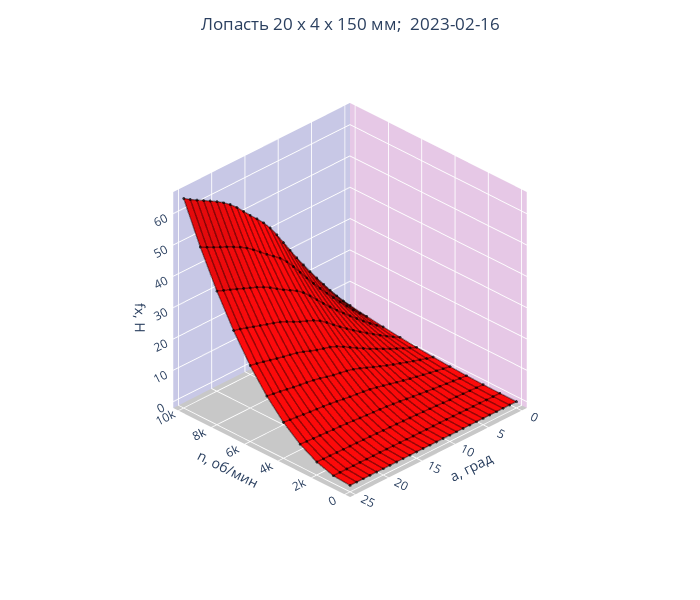

Notebook code cell kept with this figure:
### Code cell
plot(fx_m, fx, 'fx, Н', [[0,'rgb(255, 0, 0)'], [1,  'rgb(255, 0, 0)']])

### Figure 1 — Plotly figure (JSON) as saved in the notebook; plotly's stock layout.template omitted (floating-point values rounded to 4 significant figures; data arrays with more than 128 entries replaced by an {"elided": "..."} marker saying what was removed)
{"data": [{"colorscale": [[0, "rgb(255, 0, 0)"], [1, "rgb(255, 0, 0)"]], "legendgroup": "group", "name": "a", "opacity": 0.95, "showlegend": false, "showscale": false, "type": "surface", "x": [0, 1000, 2000, 3000, 4000, 5000, 6000, 7000, 8000, 9000, 10000], "y": [0, 1, 2, 3, 4, 5, 6, 7, 8, 9, 10, 11, 12, 13, 14, 15, 16, 17, 18, 19, 20, 21, 22, 23, 24, 25, 26], "z": {"elided": "26x11 float values"}}, {"legendgroup": "group", "line": {"color": "black", "width": 3}, "marker": {"color": "black", "colorscale": [[0, "#440154"], [0.1111, "#482878"], [0.2222, "#3e4989"], [0.3333, "#31688e"], [0.4444, "#26828e"], [0.5556, "#1f9e89"], [0.6667, "#35b779"], [0.7778, "#6ece58"], [0.8889, "#b5de2b"], [1, "#fde725"]], "size": 1}, "opacity": 0.4, "showlegend": false, "type": "scatter3d", "x": [0, 1000, 2000, 3000, 4000, 5000, 6000, 7000, 8000, 9000, 10000], "y": [0, 0, 0, 0, 0, 0, 0, 0, 0, 0, 0], "z": [0, 0.001837, 0.08257, 0.2461, 0.4963, 0.8372, 1.273, 1.805, 2.431, 3.145, 3.943]}, {"legendgroup": "group", "line": {"color": "black", "width": 3}, "marker": {"color": "black", "colorscale": [[0, "#440154"], [0.1111, "#482878"], [0.2222, "#3e4989"], [0.3333, "#31688e"], [0.4444, "#26828e"], [0.5556, "#1f9e89"], [0.6667, "#35b779"], [0.7778, "#6ece58"], [0.8889, "#b5de2b"], [1, "#fde725"]], "size": 1}, "opacity": 0.4, "showlegend": false, "type": "scatter3d", "x": [10000, 10000, 10000, 10000, 10000, 10000, 10000, 10000, 10000, 10000, 10000, 10000, 10000, 10000, 10000, 10000, 10000, 10000, 10000, 10000, 10000, 10000, 10000, 10000, 10000, 10000], "y": [0, 1, 2, 3, 4, 5, 6, 7, 8, 9, 10, 11, 12, 13, 14, 15, 16, 17, 18, 19, 20, 21, 22, 23, 24, 25], "z": [3.943, 6.468, 9.176, 12.03, 15.0, 18.06, 21.17, 24.37, 27.72, 31.2, 34.74, 38.27, 41.53, 44.29, 46.59, 48.78, 51.12, 53.43, 55.44, 57.09, 58.49, 59.76, 60.97, 62.19, 63.47, 64.88]}, {"legendgroup": "group", "line": {"color": "black", "width": 3}, "marker": {"color": "black", "colorscale": [[0, "#440154"], [0.1111, "#482878"], [0.2222, "#3e4989"], [0.3333, "#31688e"], [0.4444, "#26828e"], [0.5556, "#1f9e89"], [0.6667, "#35b779"], [0.7778, "#6ece58"], [0.8889, "#b5de2b"], [1, "#fde725"]], "size": 1}, "opacity": 0.4, "showlegend": false, "type": "scatter3d", "x": [0, 1000, 2000, 3000, 4000, 5000, 6000, 7000, 8000, 9000, 10000], "y": [1, 1, 1, 1, 1, 1, 1, 1, 1, 1, 1], "z": [0, 0.02123, 0.1758, 0.4647, 0.8892, 1.451, 2.158, 3.017, 4.024, 5.176, 6.468]}, {"legendgroup": "group", "line": {"color": "black", "width": 3}, "marker": {"color": "black", "colorscale": [[0, "#440154"], [0.1111, "#482878"], [0.2222, "#3e4989"], [0.3333, "#31688e"], [0.4444, "#26828e"], [0.5556, "#1f9e89"], [0.6667, "#35b779"], [0.7778, "#6ece58"], [0.8889, "#b5de2b"], [1, "#fde725"]], "size": 1}, "opacity": 0.4, "showlegend": false, "type": "scatter3d", "x": [9000, 9000, 9000, 9000, 9000, 9000, 9000, 9000, 9000, 9000, 9000, 9000, 9000, 9000, 9000, 9000, 9000, 9000, 9000, 9000, 9000, 9000, 9000, 9000, 9000, 9000], "y": [0, 1, 2, 3, 4, 5, 6, 7, 8, 9, 10, 11, 12, 13, 14, 15, 16, 17, 18, 19, 20, 21, 22, 23, 24, 25], "z": [3.145, 5.176, 7.352, 9.647, 12.03, 14.48, 16.98, 19.55, 22.24, 25.05, 27.92, 30.8, 33.44, 35.61, 37.34, 38.99, 40.79, 42.62, 44.22, 45.55, 46.7, 47.77, 48.81, 49.84, 50.9, 52.02]}, {"legendgroup": "group", "line": {"color": "black", "width": 3}, "marker": {"color": "black", "colorscale": [[0, "#440154"], [0.1111, "#482878"], [0.2222, "#3e4989"], [0.3333, "#31688e"], [0.4444, "#26828e"], [0.5556, "#1f9e89"], [0.6667, "#35b779"], [0.7778, "#6ece58"], [0.8889, "#b5de2b"], [1, "#fde725"]], "size": 1}, "opacity": 0.4, "showlegend": false, "type": "scatter3d", "x": [0, 1000, 2000, 3000, 4000, 5000, 6000, 7000, 8000, 9000, 10000], "y": [2, 2, 2, 2, 2, 2, 2, 2, 2, 2, 2], "z": [0, 0.04134, 0.271, 0.6897, 1.298, 2.099, 3.1, 4.311, 5.729, 7.352, 9.176]}, {"legendgroup": "group", "line": {"color": "black", "width": 3}, "marker": {"color": "black", "colorscale": [[0, "#440154"], [0.1111, "#482878"], [0.2222, "#3e4989"], [0.3333, "#31688e"], [0.4444, "#26828e"], [0.5556, "#1f9e89"], [0.6667, "#35b779"], [0.7778, "#6ece58"], [0.8889, "#b5de2b"], [1, "#fde725"]], "size": 1}, "opacity": 0.4, "showlegend": false, "type": "scatter3d", "x": [8000, 8000, 8000, 8000, 8000, 8000, 8000, 8000, 8000, 8000, 8000, 8000, 8000, 8000, 8000, 8000, 8000, 8000, 8000, 8000, 8000, 8000, 8000, 8000, 8000, 8000], "y": [0, 1, 2, 3, 4, 5, 6, 7, 8, 9, 10, 11, 12, 13, 14, 15, 16, 17, 18, 19, 20, 21, 22, 23, 24, 25], "z": [2.431, 4.024, 5.729, 7.526, 9.394, 11.31, 13.26, 15.28, 17.38, 19.58, 21.85, 24.14, 26.23, 27.89, 29.15, 30.36, 31.75, 33.18, 34.43, 35.44, 36.33, 37.2, 38.08, 38.94, 39.8, 40.65]}, {"legendgroup": "group", "line": {"color": "black", "width": 3}, "marker": {"color": "black", "colorscale": [[0, "#440154"], [0.1111, "#482878"], [0.2222, "#3e4989"], [0.3333, "#31688e"], [0.4444, "#26828e"], [0.5556, "#1f9e89"], [0.6667, "#35b779"], [0.7778, "#6ece58"], [0.8889, "#b5de2b"], [1, "#fde725"]], "size": 1}, "opacity": 0.4, "showlegend": false, "type": "scatter3d", "x": [0, 1000, 2000, 3000, 4000, 5000, 6000, 7000, 8000, 9000, 10000], "y": [3, 3, 3, 3, 3, 3, 3, 3, 3, 3, 3], "z": [0, 0.06346, 0.3696, 0.9213, 1.721, 2.774, 4.088, 5.672, 7.526, 9.647, 12.03]}, {"legendgroup": "group", "line": {"color": "black", "width": 3}, "marker": {"color": "black", "colorscale": [[0, "#440154"], [0.1111, "#482878"], [0.2222, "#3e4989"], [0.3333, "#31688e"], [0.4444, "#26828e"], [0.5556, "#1f9e89"], [0.6667, "#35b779"], [0.7778, "#6ece58"], [0.8889, "#b5de2b"], [1, "#fde725"]], "size": 1}, "opacity": 0.4, "showlegend": false, "type": "scatter3d", "x": [7000, 7000, 7000, 7000, 7000, 7000, 7000, 7000, 7000, 7000, 7000, 7000, 7000, 7000, 7000, 7000, 7000, 7000, 7000, 7000, 7000, 7000, 7000, 7000, 7000, 7000], "y": [0, 1, 2, 3, 4, 5, 6, 7, 8, 9, 10, 11, 12, 13, 14, 15, 16, 17, 18, 19, 20, 21, 22, 23, 24, 25], "z": [1.805, 3.017, 4.311, 5.672, 7.086, 8.538, 10.02, 11.54, 13.13, 14.79, 16.53, 18.3, 19.9, 21.12, 22.0, 22.85, 23.91, 25.03, 25.98, 26.7, 27.35, 28.03, 28.74, 29.45, 30.12, 30.72]}, {"legendgroup": "group", "line": {"color": "black", "width": 3}, "marker": {"color": "black", "colorscale": [[0, "#440154"], [0.1111, "#482878"], [0.2222, "#3e4989"], [0.3333, "#31688e"], [0.4444, "#26828e"], [0.5556, "#1f9e89"], [0.6667, "#35b779"], [0.7778, "#6ece58"], [0.8889, "#b5de2b"], [1, "#fde725"]], "size": 1}, "opacity": 0.4, "showlegend": false, "type": "scatter3d", "x": [0, 1000, 2000, 3000, 4000, 5000, 6000, 7000, 8000, 9000, 10000], "y": [4, 4, 4, 4, 4, 4, 4, 4, 4, 4, 4], "z": [0, 0.0889, 0.4731, 1.16, 2.157, 3.472, 5.113, 7.086, 9.394, 12.03, 15.0]}, {"legendgroup": "group", "line": {"color": "black", "width": 3}, "marker": {"color": "black", "colorscale": [[0, "#440154"], [0.1111, "#482878"], [0.2222, "#3e4989"], [0.3333, "#31688e"], [0.4444, "#26828e"], [0.5556, "#1f9e89"], [0.6667, "#35b779"], [0.7778, "#6ece58"], [0.8889, "#b5de2b"], [1, "#fde725"]], "size": 1}, "opacity": 0.4, "showlegend": false, "type": "scatter3d", "x": [6000, 6000, 6000, 6000, 6000, 6000, 6000, 6000, 6000, 6000, 6000, 6000, 6000, 6000, 6000, 6000, 6000, 6000, 6000, 6000, 6000, 6000, 6000, 6000, 6000, 6000], "y": [0, 1, 2, 3, 4, 5, 6, 7, 8, 9, 10, 11, 12, 13, 14, 15, 16, 17, 18, 19, 20, 21, 22, 23, 24, 25], "z": [1.273, 2.158, 3.1, 4.088, 5.113, 6.164, 7.236, 8.34, 9.492, 10.7, 11.97, 13.26, 14.43, 15.28, 15.87, 16.46, 17.24, 18.08, 18.76, 19.27, 19.71, 20.21, 20.76, 21.31, 21.81, 22.23]}, {"legendgroup": "group", "line": {"color": "black", "width": 3}, "marker": {"color": "black", "colorscale": [[0, "#440154"], [0.1111, "#482878"], [0.2222, "#3e4989"], [0.3333, "#31688e"], [0.4444, "#26828e"], [0.5556, "#1f9e89"], [0.6667, "#35b779"], [0.7778, "#6ece58"], [0.8889, "#b5de2b"], [1, "#fde725"]], "size": 1}, "opacity": 0.4, "showlegend": false, "type": "scatter3d", "x": [0, 1000, 2000, 3000, 4000, 5000, 6000, 7000, 8000, 9000, 10000], "y": [5, 5, 5, 5, 5, 5, 5, 5, 5, 5, 5], "z": [0, 0.1189, 0.583, 1.406, 2.603, 4.187, 6.164, 8.538, 11.31, 14.48, 18.06]}, {"legendgroup": "group", "line": {"color": "black", "width": 3}, "marker": {"color": "black", "colorscale": [[0, "#440154"], [0.1111, "#482878"], [0.2222, "#3e4989"], [0.3333, "#31688e"], [0.4444, "#26828e"], [0.5556, "#1f9e89"], [0.6667, "#35b779"], [0.7778, "#6ece58"], [0.8889, "#b5de2b"], [1, "#fde725"]], "size": 1}, "opacity": 0.4, "showlegend": false, "type": "scatter3d", "x": [5000, 5000, 5000, 5000, 5000, 5000, 5000, 5000, 5000, 5000, 5000, 5000, 5000, 5000, 5000, 5000, 5000, 5000, 5000, 5000, 5000, 5000, 5000, 5000, 5000, 5000], "y": [0, 1, 2, 3, 4, 5, 6, 7, 8, 9, 10, 11, 12, 13, 14, 15, 16, 17, 18, 19, 20, 21, 22, 23, 24, 25], "z": [0.8372, 1.451, 2.099, 2.774, 3.472, 4.187, 4.917, 5.673, 6.467, 7.3, 8.164, 9.03, 9.8, 10.36, 10.75, 11.15, 11.68, 12.25, 12.73, 13.07, 13.38, 13.73, 14.1, 14.48, 14.83, 15.14]}, {"legendgroup": "group", "line": {"color": "black", "width": 3}, "marker": {"color": "black", "colorscale": [[0, "#440154"], [0.1111, "#482878"], [0.2222, "#3e4989"], [0.3333, "#31688e"], [0.4444, "#26828e"], [0.5556, "#1f9e89"], [0.6667, "#35b779"], [0.7778, "#6ece58"], [0.8889, "#b5de2b"], [1, "#fde725"]], "size": 1}, "opacity": 0.4, "showlegend": false, "type": "scatter3d", "x": [0, 1000, 2000, 3000, 4000, 5000, 6000, 7000, 8000, 9000, 10000], "y": [6, 6, 6, 6, 6, 6, 6, 6, 6, 6, 6], "z": [0, 0.1533, 0.6995, 1.661, 3.061, 4.917, 7.236, 10.02, 13.26, 16.98, 21.17]}, {"legendgroup": "group", "line": {"color": "black", "width": 3}, "marker": {"color": "black", "colorscale": [[0, "#440154"], [0.1111, "#482878"], [0.2222, "#3e4989"], [0.3333, "#31688e"], [0.4444, "#26828e"], [0.5556, "#1f9e89"], [0.6667, "#35b779"], [0.7778, "#6ece58"], [0.8889, "#b5de2b"], [1, "#fde725"]], "size": 1}, "opacity": 0.4, "showlegend": false, "type": "scatter3d", "x": [4000, 4000, 4000, 4000, 4000, 4000, 4000, 4000, 4000, 4000, 4000, 4000, 4000, 4000, 4000, 4000, 4000, 4000, 4000, 4000, 4000, 4000, 4000, 4000, 4000, 4000], "y": [0, 1, 2, 3, 4, 5, 6, 7, 8, 9, 10, 11, 12, 13, 14, 15, 16, 17, 18, 19, 20, 21, 22, 23, 24, 25], "z": [0.4963, 0.8892, 1.298, 1.721, 2.157, 2.603, 3.061, 3.537, 4.042, 4.571, 5.104, 5.616, 6.064, 6.401, 6.651, 6.905, 7.23, 7.579, 7.88, 8.115, 8.323, 8.535, 8.757, 8.985, 9.217, 9.451]}, {"legendgroup": "group", "line": {"color": "black", "width": 3}, "marker": {"color": "black", "colorscale": [[0, "#440154"], [0.1111, "#482878"], [0.2222, "#3e4989"], [0.3333, "#31688e"], [0.4444, "#26828e"], [0.5556, "#1f9e89"], [0.6667, "#35b779"], [0.7778, "#6ece58"], [0.8889, "#b5de2b"], [1, "#fde725"]], "size": 1}, "opacity": 0.4, "showlegend": false, "type": "scatter3d", "x": [0, 1000, 2000, 3000, 4000, 5000, 6000, 7000, 8000, 9000, 10000], "y": [7, 7, 7, 7, 7, 7, 7, 7, 7, 7, 7], "z": [0, 0.1855, 0.8186, 1.927, 3.537, 5.673, 8.34, 11.54, 15.28, 19.55, 24.37]}, {"legendgroup": "group", "line": {"color": "black", "width": 3}, "marker": {"color": "black", "colorscale": [[0, "#440154"], [0.1111, "#482878"], [0.2222, "#3e4989"], [0.3333, "#31688e"], [0.4444, "#26828e"], [0.5556, "#1f9e89"], [0.6667, "#35b779"], [0.7778, "#6ece58"], [0.8889, "#b5de2b"], [1, "#fde725"]], "size": 1}, "opacity": 0.4, "showlegend": false, "type": "scatter3d", "x": [3000, 3000, 3000, 3000, 3000, 3000, 3000, 3000, 3000, 3000, 3000, 3000, 3000, 3000, 3000, 3000, 3000, 3000, 3000, 3000, 3000, 3000, 3000, 3000, 3000, 3000], "y": [0, 1, 2, 3, 4, 5, 6, 7, 8, 9, 10, 11, 12, 13, 14, 15, 16, 17, 18, 19, 20, 21, 22, 23, 24, 25], "z": [0.2461, 0.4647, 0.6897, 0.9213, 1.16, 1.406, 1.661, 1.927, 2.206, 2.492, 2.771, 3.028, 3.251, 3.427, 3.57, 3.715, 3.89, 4.075, 4.24, 4.375, 4.496, 4.613, 4.731, 4.854, 4.986, 5.127]}, {"legendgroup": "group", "line": {"color": "black", "width": 3}, "marker": {"color": "black", "colorscale": [[0, "#440154"], [0.1111, "#482878"], [0.2222, "#3e4989"], [0.3333, "#31688e"], [0.4444, "#26828e"], [0.5556, "#1f9e89"], [0.6667, "#35b779"], [0.7778, "#6ece58"], [0.8889, "#b5de2b"], [1, "#fde725"]], "size": 1}, "opacity": 0.4, "showlegend": false, "type": "scatter3d", "x": [0, 1000, 2000, 3000, 4000, 5000, 6000, 7000, 8000, 9000, 10000], "y": [8, 8, 8, 8, 8, 8, 8, 8, 8, 8, 8], "z": [0, 0.2077, 0.9352, 2.206, 4.042, 6.467, 9.492, 13.13, 17.38, 22.24, 27.72]}, {"legendgroup": "group", "line": {"color": "black", "width": 3}, "marker": {"color": "black", "colorscale": [[0, "#440154"], [0.1111, "#482878"], [0.2222, "#3e4989"], [0.3333, "#31688e"], [0.4444, "#26828e"], [0.5556, "#1f9e89"], [0.6667, "#35b779"], [0.7778, "#6ece58"], [0.8889, "#b5de2b"], [1, "#fde725"]], "size": 1}, "opacity": 0.4, "showlegend": false, "type": "scatter3d", "x": [2000, 2000, 2000, 2000, 2000, 2000, 2000, 2000, 2000, 2000, 2000, 2000, 2000, 2000, 2000, 2000, 2000, 2000, 2000, 2000, 2000, 2000, 2000, 2000, 2000, 2000], "y": [0, 1, 2, 3, 4, 5, 6, 7, 8, 9, 10, 11, 12, 13, 14, 15, 16, 17, 18, 19, 20, 21, 22, 23, 24, 25], "z": [0.08257, 0.1758, 0.271, 0.3696, 0.4731, 0.583, 0.6995, 0.8186, 0.9352, 1.046, 1.151, 1.247, 1.333, 1.405, 1.468, 1.534, 1.612, 1.691, 1.758, 1.811, 1.86, 1.914, 1.971, 2.03, 2.086, 2.138]}, {"legendgroup": "group", "line": {"color": "black", "width": 3}, "marker": {"color": "black", "colorscale": [[0, "#440154"], [0.1111, "#482878"], [0.2222, "#3e4989"], [0.3333, "#31688e"], [0.4444, "#26828e"], [0.5556, "#1f9e89"], [0.6667, "#35b779"], [0.7778, "#6ece58"], [0.8889, "#b5de2b"], [1, "#fde725"]], "size": 1}, "opacity": 0.4, "showlegend": false, "type": "scatter3d", "x": [0, 1000, 2000, 3000, 4000, 5000, 6000, 7000, 8000, 9000, 10000], "y": [9, 9, 9, 9, 9, 9, 9, 9, 9, 9, 9], "z": [0, 0.2201, 1.046, 2.492, 4.571, 7.3, 10.7, 14.79, 19.58, 25.05, 31.2]}, {"legendgroup": "group", "line": {"color": "black", "width": 3}, "marker": {"color": "black", "colorscale": [[0, "#440154"], [0.1111, "#482878"], [0.2222, "#3e4989"], [0.3333, "#31688e"], [0.4444, "#26828e"], [0.5556, "#1f9e89"], [0.6667, "#35b779"], [0.7778, "#6ece58"], [0.8889, "#b5de2b"], [1, "#fde725"]], "size": 1}, "opacity": 0.4, "showlegend": false, "type": "scatter3d", "x": [1000, 1000, 1000, 1000, 1000, 1000, 1000, 1000, 1000, 1000, 1000, 1000, 1000, 1000, 1000, 1000, 1000, 1000, 1000, 1000, 1000, 1000, 1000, 1000, 1000, 1000], "y": [0, 1, 2, 3, 4, 5, 6, 7, 8, 9, 10, 11, 12, 13, 14, 15, 16, 17, 18, 19, 20, 21, 22, 23, 24, 25], "z": [0.001837, 0.02123, 0.04134, 0.06346, 0.0889, 0.1189, 0.1533, 0.1855, 0.2077, 0.2201, 0.2309, 0.2465, 0.2644, 0.2805, 0.2948, 0.3119, 0.3345, 0.3557, 0.3669, 0.3695, 0.375, 0.3918, 0.4151, 0.4368, 0.4485, 0.442]}, {"legendgroup": "group", "line": {"color": "black", "width": 3}, "marker": {"color": "black", "colorscale": [[0, "#440154"], [0.1111, "#482878"], [0.2222, "#3e4989"], [0.3333, "#31688e"], [0.4444, "#26828e"], [0.5556, "#1f9e89"], [0.6667, "#35b779"], [0.7778, "#6ece58"], [0.8889, "#b5de2b"], [1, "#fde725"]], "size": 1}, "opacity": 0.4, "showlegend": false, "type": "scatter3d", "x": [0, 1000, 2000, 3000, 4000, 5000, 6000, 7000, 8000, 9000, 10000], "y": [10, 10, 10, 10, 10, 10, 10, 10, 10, 10, 10], "z": [0, 0.2309, 1.151, 2.771, 5.104, 8.164, 11.97, 16.53, 21.85, 27.92, 34.74]}, {"legendgroup": "group", "line": {"color": "black", "width": 3}, "marker": {"color": "black", "colorscale": [[0, "#440154"], [0.1111, "#482878"], [0.2222, "#3e4989"], [0.3333, "#31688e"], [0.4444, "#26828e"], [0.5556, "#1f9e89"], [0.6667, "#35b779"], [0.7778, "#6ece58"], [0.8889, "#b5de2b"], [1, "#fde725"]], "size": 1}, "opacity": 0.4, "showlegend": false, "type": "scatter3d", "x": [0, 0, 0, 0, 0, 0, 0, 0, 0, 0, 0, 0, 0, 0, 0, 0, 0, 0, 0, 0, 0, 0, 0, 0, 0, 0], "y": [0, 1, 2, 3, 4, 5, 6, 7, 8, 9, 10, 11, 12, 13, 14, 15, 16, 17, 18, 19, 20, 21, 22, 23, 24, 25], "z": [0, 0, 0, 0, 0, 0, 0, 0, 0, 0, 0, 0, 0, 0, 0, 0, 0, 0, 0, 0, 0, 0, 0, 0, 0, 0]}, {"legendgroup": "group", "line": {"color": "black", "width": 3}, "marker": {"color": "black", "colorscale": [[0, "#440154"], [0.1111, "#482878"], [0.2222, "#3e4989"], [0.3333, "#31688e"], [0.4444, "#26828e"], [0.5556, "#1f9e89"], [0.6667, "#35b779"], [0.7778, "#6ece58"], [0.8889, "#b5de2b"], [1, "#fde725"]], "size": 1}, "opacity": 0.4, "showlegend": false, "type": "scatter3d", "x": [0, 1000, 2000, 3000, 4000, 5000, 6000, 7000, 8000, 9000, 10000], "y": [11, 11, 11, 11, 11, 11, 11, 11, 11, 11, 11], "z": [0, 0.2465, 1.247, 3.028, 5.616, 9.03, 13.26, 18.3, 24.14, 30.8, 38.27]}, {"legendgroup": "group", "line": {"color": "black", "width": 3}, "marker": {"color": "black", "colorscale": [[0, "#440154"], [0.1111, "#482878"], [0.2222, "#3e4989"], [0.3333, "#31688e"], [0.4444, "#26828e"], [0.5556, "#1f9e89"], [0.6667, "#35b779"], [0.7778, "#6ece58"], [0.8889, "#b5de2b"], [1, "#fde725"]], "size": 1}, "opacity": 0.4, "showlegend": false, "type": "scatter3d", "x": [-1000, -1000, -1000, -1000, -1000, -1000, -1000, -1000, -1000, -1000, -1000, -1000, -1000, -1000, -1000, -1000, -1000, -1000, -1000, -1000, -1000, -1000, -1000, -1000, -1000, -1000], "y": [0, 1, 2, 3, 4, 5, 6, 7, 8, 9, 10, 11, 12, 13, 14, 15, 16, 17, 18, 19, 20, 21, 22, 23, 24, 25], "z": []}, {"legendgroup": "group", "line": {"color": "black", "width": 3}, "marker": {"color": "black", "colorscale": [[0, "#440154"], [0.1111, "#482878"], [0.2222, "#3e4989"], [0.3333, "#31688e"], [0.4444, "#26828e"], [0.5556, "#1f9e89"], [0.6667, "#35b779"], [0.7778, "#6ece58"], [0.8889, "#b5de2b"], [1, "#fde725"]], "size": 1}, "opacity": 0.4, "showlegend": false, "type": "scatter3d", "x": [0, 1000, 2000, 3000, 4000, 5000, 6000, 7000, 8000, 9000, 10000], "y": [12, 12, 12, 12, 12, 12, 12, 12, 12, 12, 12], "z": [0, 0.2644, 1.333, 3.251, 6.064, 9.8, 14.43, 19.9, 26.23, 33.44, 41.53]}, {"legendgroup": "group", "line": {"color": "black", "width": 3}, "marker": {"color": "black", "colorscale": [[0, "#440154"], [0.1111, "#482878"], [0.2222, "#3e4989"], [0.3333, "#31688e"], [0.4444, "#26828e"], [0.5556, "#1f9e89"], [0.6667, "#35b779"], [0.7778, "#6ece58"], [0.8889, "#b5de2b"], [1, "#fde725"]], "size": 1}, "opacity": 0.4, "showlegend": false, "type": "scatter3d", "x": [-2000, -2000, -2000, -2000, -2000, -2000, -2000, -2000, -2000, -2000, -2000, -2000, -2000, -2000, -2000, -2000, -2000, -2000, -2000, -2000, -2000, -2000, -2000, -2000, -2000, -2000], "y": [0, 1, 2, 3, 4, 5, 6, 7, 8, 9, 10, 11, 12, 13, 14, 15, 16, 17, 18, 19, 20, 21, 22, 23, 24, 25], "z": []}, {"legendgroup": "group", "line": {"color": "black", "width": 3}, "marker": {"color": "black", "colorscale": [[0, "#440154"], [0.1111, "#482878"], [0.2222, "#3e4989"], [0.3333, "#31688e"], [0.4444, "#26828e"], [0.5556, "#1f9e89"], [0.6667, "#35b779"], [0.7778, "#6ece58"], [0.8889, "#b5de2b"], [1, "#fde725"]], "size": 1}, "opacity": 0.4, "showlegend": false, "type": "scatter3d", "x": [0, 1000, 2000, 3000, 4000, 5000, 6000, 7000, 8000, 9000, 10000], "y": [13, 13, 13, 13, 13, 13, 13, 13, 13, 13, 13], "z": [0, 0.2805, 1.405, 3.427, 6.401, 10.36, 15.28, 21.12, 27.89, 35.61, 44.29]}, {"legendgroup": "group", "line": {"color": "black", "width": 3}, "marker": {"color": "black", "colorscale": [[0, "#440154"], [0.1111, "#482878"], [0.2222, "#3e4989"], [0.3333, "#31688e"], [0.4444, "#26828e"], [0.5556, "#1f9e89"], [0.6667, "#35b779"], [0.7778, "#6ece58"], [0.8889, "#b5de2b"], [1, "#fde725"]], "size": 1}, "opacity": 0.4, "showlegend": false, "type": "scatter3d", "x": [-3000, -3000, -3000, -3000, -3000, -3000, -3000, -3000, -3000, -3000, -3000, -3000, -3000, -3000, -3000, -3000, -3000, -3000, -3000, -3000, -3000, -3000, -3000, -3000, -3000, -3000], "y": [0, 1, 2, 3, 4, 5, 6, 7, 8, 9, 10, 11, 12, 13, 14, 15, 16, 17, 18, 19, 20, 21, 22, 23, 24, 25], "z": []}, {"legendgroup": "group", "line": {"color": "black", "width": 3}, "marker": {"color": "black", "colorscale": [[0, "#440154"], [0.1111, "#482878"], [0.2222, "#3e4989"], [0.3333, "#31688e"], [0.4444, "#26828e"], [0.5556, "#1f9e89"], [0.6667, "#35b779"], [0.7778, "#6ece58"], [0.8889, "#b5de2b"], [1, "#fde725"]], "size": 1}, "opacity": 0.4, "showlegend": false, "type": "scatter3d", "x": [0, 1000, 2000, 3000, 4000, 5000, 6000, 7000, 8000, 9000, 10000], "y": [14, 14, 14, 14, 14, 14, 14, 14, 14, 14, 14], "z": [0, 0.2948, 1.468, 3.57, 6.651, 10.75, 15.87, 22.0, 29.15, 37.34, 46.59]}, {"legendgroup": "group", "line": {"color": "black", "width": 3}, "marker": {"color": "black", "colorscale": [[0, "#440154"], [0.1111, "#482878"], [0.2222, "#3e4989"], [0.3333, "#31688e"], [0.4444, "#26828e"], [0.5556, "#1f9e89"], [0.6667, "#35b779"], [0.7778, "#6ece58"], [0.8889, "#b5de2b"], [1, "#fde725"]], "size": 1}, "opacity": 0.4, "showlegend": false, "type": "scatter3d", "x": [-4000, -4000, -4000, -4000, -4000, -4000, -4000, -4000, -4000, -4000, -4000, -4000, -4000, -4000, -4000, -4000, -4000, -4000, -4000, -4000, -4000, -4000, -4000, -4000, -4000, -4000], "y": [0, 1, 2, 3, 4, 5, 6, 7, 8, 9, 10, 11, 12, 13, 14, 15, 16, 17, 18, 19, 20, 21, 22, 23, 24, 25], "z": []}, {"legendgroup": "group", "line": {"color": "black", "width": 3}, "marker": {"color": "black", "colorscale": [[0, "#440154"], [0.1111, "#482878"], [0.2222, "#3e4989"], [0.3333, "#31688e"], [0.4444, "#26828e"], [0.5556, "#1f9e89"], [0.6667, "#35b779"], [0.7778, "#6ece58"], [0.8889, "#b5de2b"], [1, "#fde725"]], "size": 1}, "opacity": 0.4, "showlegend": false, "type": "scatter3d", "x": [0, 1000, 2000, 3000, 4000, 5000, 6000, 7000, 8000, 9000, 10000], "y": [15, 15, 15, 15, 15, 15, 15, 15, 15, 15, 15], "z": [0, 0.3119, 1.534, 3.715, 6.905, 11.15, 16.46, 22.85, 30.36, 38.99, 48.78]}, {"legendgroup": "group", "line": {"color": "black", "width": 3}, "marker": {"color": "black", "colorscale": [[0, "#440154"], [0.1111, "#482878"], [0.2222, "#3e4989"], [0.3333, "#31688e"], [0.4444, "#26828e"], [0.5556, "#1f9e89"], [0.6667, "#35b779"], [0.7778, "#6ece58"], [0.8889, "#b5de2b"], [1, "#fde725"]], "size": 1}, "opacity": 0.4, "showlegend": false, "type": "scatter3d", "x": [-5000, -5000, -5000, -5000, -5000, -5000, -5000, -5000, -5000, -5000, -5000, -5000, -5000, -5000, -5000, -5000, -5000, -5000, -5000, -5000, -5000, -5000, -5000, -5000, -5000, -5000], "y": [0, 1, 2, 3, 4, 5, 6, 7, 8, 9, 10, 11, 12, 13, 14, 15, 16, 17, 18, 19, 20, 21, 22, 23, 24, 25], "z": []}, {"legendgroup": "group", "line": {"color": "black", "width": 3}, "marker": {"color": "black", "colorscale": [[0, "#440154"], [0.1111, "#482878"], [0.2222, "#3e4989"], [0.3333, "#31688e"], [0.4444, "#26828e"], [0.5556, "#1f9e89"], [0.6667, "#35b779"], [0.7778, "#6ece58"], [0.8889, "#b5de2b"], [1, "#fde725"]], "size": 1}, "opacity": 0.4, "showlegend": false, "type": "scatter3d", "x": [0, 1000, 2000, 3000, 4000, 5000, 6000, 7000, 8000, 9000, 10000], "y": [16, 16, 16, 16, 16, 16, 16, 16, 16, 16, 16], "z": [0, 0.3345, 1.612, 3.89, 7.23, 11.68, 17.24, 23.91, 31.75, 40.79, 51.12]}, {"legendgroup": "group", "line": {"color": "black", "width": 3}, "marker": {"color": "black", "colorscale": [[0, "#440154"], [0.1111, "#482878"], [0.2222, "#3e4989"], [0.3333, "#31688e"], [0.4444, "#26828e"], [0.5556, "#1f9e89"], [0.6667, "#35b779"], [0.7778, "#6ece58"], [0.8889, "#b5de2b"], [1, "#fde725"]], "size": 1}, "opacity": 0.4, "showlegend": false, "type": "scatter3d", "x": [-6000, -6000, -6000, -6000, -6000, -6000, -6000, -6000, -6000, -6000, -6000, -6000, -6000, -6000, -6000, -6000, -6000, -6000, -6000, -6000, -6000, -6000, -6000, -6000, -6000, -6000], "y": [0, 1, 2, 3, 4, 5, 6, 7, 8, 9, 10, 11, 12, 13, 14, 15, 16, 17, 18, 19, 20, 21, 22, 23, 24, 25], "z": []}, {"legendgroup": "group", "line": {"color": "black", "width": 3}, "marker": {"color": "black", "colorscale": [[0, "#440154"], [0.1111, "#482878"], [0.2222, "#3e4989"], [0.3333, "#31688e"], [0.4444, "#26828e"], [0.5556, "#1f9e89"], [0.6667, "#35b779"], [0.7778, "#6ece58"], [0.8889, "#b5de2b"], [1, "#fde725"]], "size": 1}, "opacity": 0.4, "showlegend": false, "type": "scatter3d", "x": [0, 1000, 2000, 3000, 4000, 5000, 6000, 7000, 8000, 9000, 10000], "y": [17, 17, 17, 17, 17, 17, 17, 17, 17, 17, 17], "z": [0, 0.3557, 1.691, 4.075, 7.579, 12.25, 18.08, 25.03, 33.18, 42.62, 53.43]}, {"legendgroup": "group", "line": {"color": "black", "width": 3}, "marker": {"color": "black", "colorscale": [[0, "#440154"], [0.1111, "#482878"], [0.2222, "#3e4989"], [0.3333, "#31688e"], [0.4444, "#26828e"], [0.5556, "#1f9e89"], [0.6667, "#35b779"], [0.7778, "#6ece58"], [0.8889, "#b5de2b"], [1, "#fde725"]], "size": 1}, "opacity": 0.4, "showlegend": false, "type": "scatter3d", "x": [-7000, -7000, -7000, -7000, -7000, -7000, -7000, -7000, -7000, -7000, -7000, -7000, -7000, -7000, -7000, -7000, -7000, -7000, -7000, -7000, -7000, -7000, -7000, -7000, -7000, -7000], "y": [0, 1, 2, 3, 4, 5, 6, 7, 8, 9, 10, 11, 12, 13, 14, 15, 16, 17, 18, 19, 20, 21, 22, 23, 24, 25], "z": []}, {"legendgroup": "group", "line": {"color": "black", "width": 3}, "marker": {"color": "black", "colorscale": [[0, "#440154"], [0.1111, "#482878"], [0.2222, "#3e4989"], [0.3333, "#31688e"], [0.4444, "#26828e"], [0.5556, "#1f9e89"], [0.6667, "#35b779"], [0.7778, "#6ece58"], [0.8889, "#b5de2b"], [1, "#fde725"]], "size": 1}, "opacity": 0.4, "showlegend": false, "type": "scatter3d", "x": [0, 1000, 2000, 3000, 4000, 5000, 6000, 7000, 8000, 9000, 10000], "y": [18, 18, 18, 18, 18, 18, 18, 18, 18, 18, 18], "z": [0, 0.3669, 1.758, 4.24, 7.88, 12.73, 18.76, 25.98, 34.43, 44.22, 55.44]}, {"legendgroup": "group", "line": {"color": "black", "width": 3}, "marker": {"color": "black", "colorscale": [[0, "#440154"], [0.1111, "#482878"], [0.2222, "#3e4989"], [0.3333, "#31688e"], [0.4444, "#26828e"], [0.5556, "#1f9e89"], [0.6667, "#35b779"], [0.7778, "#6ece58"], [0.8889, "#b5de2b"], [1, "#fde725"]], "size": 1}, "opacity": 0.4, "showlegend": false, "type": "scatter3d", "x": [-8000, -8000, -8000, -8000, -8000, -8000, -8000, -8000, -8000, -8000, -8000, -8000, -8000, -8000, -8000, -8000, -8000, -8000, -8000, -8000, -8000, -8000, -8000, -8000, -8000, -8000], "y": [0, 1, 2, 3, 4, 5, 6, 7, 8, 9, 10, 11, 12, 13, 14, 15, 16, 17, 18, 19, 20, 21, 22, 23, 24, 25], "z": []}, {"legendgroup": "group", "line": {"color": "black", "width": 3}, "marker": {"color": "black", "colorscale": [[0, "#440154"], [0.1111, "#482878"], [0.2222, "#3e4989"], [0.3333, "#31688e"], [0.4444, "#26828e"], [0.5556, "#1f9e89"], [0.6667, "#35b779"], [0.7778, "#6ece58"], [0.8889, "#b5de2b"], [1, "#fde725"]], "size": 1}, "opacity": 0.4, "showlegend": false, "type": "scatter3d", "x": [0, 1000, 2000, 3000, 4000, 5000, 6000, 7000, 8000, 9000, 10000], "y": [19, 19, 19, 19, 19, 19, 19, 19, 19, 19, 19], "z": [0, 0.3695, 1.811, 4.375, 8.115, 13.07, 19.27, 26.7, 35.44, 45.55, 57.09]}, {"legendgroup": "group", "line": {"color": "black", "width": 3}, "marker": {"color": "black", "colorscale": [[0, "#440154"], [0.1111, "#482878"], [0.2222, "#3e4989"], [0.3333, "#31688e"], [0.4444, "#26828e"], [0.5556, "#1f9e89"], [0.6667, "#35b779"], [0.7778, "#6ece58"], [0.8889, "#b5de2b"], [1, "#fde725"]], "size": 1}, "opacity": 0.4, "showlegend": false, "type": "scatter3d", "x": [-9000, -9000, -9000, -9000, -9000, -9000, -9000, -9000, -9000, -9000, -9000, -9000, -9000, -9000, -9000, -9000, -9000, -9000, -9000, -9000, -9000, -9000, -9000, -9000, -9000, -9000], "y": [0, 1, 2, 3, 4, 5, 6, 7, 8, 9, 10, 11, 12, 13, 14, 15, 16, 17, 18, 19, 20, 21, 22, 23, 24, 25], "z": []}, {"legendgroup": "group", "line": {"color": "black", "width": 3}, "marker": {"color": "black", "colorscale": [[0, "#440154"], [0.1111, "#482878"], [0.2222, "#3e4989"], [0.3333, "#31688e"], [0.4444, "#26828e"], [0.5556, "#1f9e89"], [0.6667, "#35b779"], [0.7778, "#6ece58"], [0.8889, "#b5de2b"], [1, "#fde725"]], "size": 1}, "opacity": 0.4, "showlegend": false, "type": "scatter3d", "x": [0, 1000, 2000, 3000, 4000, 5000, 6000, 7000, 8000, 9000, 10000], "y": [20, 20, 20, 20, 20, 20, 20, 20, 20, 20, 20], "z": [0, 0.375, 1.86, 4.496, 8.323, 13.38, 19.71, 27.35, 36.33, 46.7, 58.49]}, {"legendgroup": "group", "line": {"color": "black", "width": 3}, "marker": {"color": "black", "colorscale": [[0, "#440154"], [0.1111, "#482878"], [0.2222, "#3e4989"], [0.3333, "#31688e"], [0.4444, "#26828e"], [0.5556, "#1f9e89"], [0.6667, "#35b779"], [0.7778, "#6ece58"], [0.8889, "#b5de2b"], [1, "#fde725"]], "size": 1}, "opacity": 0.4, "showlegend": false, "type": "scatter3d", "x": [-10000, -10000, -10000, -10000, -10000, -10000, -10000, -10000, -10000, -10000, -10000, -10000, -10000, -10000, -10000, -10000, -10000, -10000, -10000, -10000, -10000, -10000, -10000, -10000, -10000, -10000], "y": [0, 1, 2, 3, 4, 5, 6, 7, 8, 9, 10, 11, 12, 13, 14, 15, 16, 17, 18, 19, 20, 21, 22, 23, 24, 25], "z": []}, {"legendgroup": "group", "line": {"color": "black", "width": 3}, "marker": {"color": "black", "colorscale": [[0, "#440154"], [0.1111, "#482878"], [0.2222, "#3e4989"], [0.3333, "#31688e"], [0.4444, "#26828e"], [0.5556, "#1f9e89"], [0.6667, "#35b779"], [0.7778, "#6ece58"], [0.8889, "#b5de2b"], [1, "#fde725"]], "size": 1}, "opacity": 0.4, "showlegend": false, "type": "scatter3d", "x": [0, 1000, 2000, 3000, 4000, 5000, 6000, 7000, 8000, 9000, 10000], "y": [21, 21, 21, 21, 21, 21, 21, 21, 21, 21, 21], "z": [0, 0.3918, 1.914, 4.613, 8.535, 13.73, 20.21, 28.03, 37.2, 47.77, 59.76]}, {"legendgroup": "group", "line": {"color": "black", "width": 3}, "marker": {"color": "black", "colorscale": [[0, "#440154"], [0.1111, "#482878"], [0.2222, "#3e4989"], [0.3333, "#31688e"], [0.4444, "#26828e"], [0.5556, "#1f9e89"], [0.6667, "#35b779"], [0.7778, "#6ece58"], [0.8889, "#b5de2b"], [1, "#fde725"]], "size": 1}, "opacity": 0.4, "showlegend": false, "type": "scatter3d", "x": [-11000, -11000, -11000, -11000, -11000, -11000, -11000, -11000, -11000, -11000, -11000, -11000, -11000, -11000, -11000, -11000, -11000, -11000, -11000, -11000, -11000, -11000, -11000, -11000, -11000, -11000], "y": [0, 1, 2, 3, 4, 5, 6, 7, 8, 9, 10, 11, 12, 13, 14, 15, 16, 17, 18, 19, 20, 21, 22, 23, 24, 25], "z": []}, {"legendgroup": "group", "line": {"color": "black", "width": 3}, "marker": {"color": "black", "colorscale": [[0, "#440154"], [0.1111, "#482878"], [0.2222, "#3e4989"], [0.3333, "#31688e"], [0.4444, "#26828e"], [0.5556, "#1f9e89"], [0.6667, "#35b779"], [0.7778, "#6ece58"], [0.8889, "#b5de2b"], [1, "#fde725"]], "size": 1}, "opacity": 0.4, "showlegend": false, "type": "scatter3d", "x": [0, 1000, 2000, 3000, 4000, 5000, 6000, 7000, 8000, 9000, 10000], "y": [22, 22, 22, 22, 22, 22, 22, 22, 22, 22, 22], "z": [0, 0.4151, 1.971, 4.731, 8.757, 14.1, 20.76, 28.74, 38.08, 48.81, 60.97]}, {"legendgroup": "group", "line": {"color": "black", "width": 3}, "marker": {"color": "black", "colorscale": [[0, "#440154"], [0.1111, "#482878"], [0.2222, "#3e4989"], [0.3333, "#31688e"], [0.4444, "#26828e"], [0.5556, "#1f9e89"], [0.6667, "#35b779"], [0.7778, "#6ece58"], [0.8889, "#b5de2b"], [1, "#fde725"]], "size": 1}, "opacity": 0.4, "showlegend": false, "type": "scatter3d", "x": [-12000, -12000, -12000, -12000, -12000, -12000, -12000, -12000, -12000, -12000, -12000, -12000, -12000, -12000, -12000, -12000, -12000, -12000, -12000, -12000, -12000, -12000, -12000, -12000, -12000, -12000], "y": [0, 1, 2, 3, 4, 5, 6, 7, 8, 9, 10, 11, 12, 13, 14, 15, 16, 17, 18, 19, 20, 21, 22, 23, 24, 25], "z": []}, {"legendgroup": "group", "line": {"color": "black", "width": 3}, "marker": {"color": "black", "colorscale": [[0, "#440154"], [0.1111, "#482878"], [0.2222, "#3e4989"], [0.3333, "#31688e"], [0.4444, "#26828e"], [0.5556, "#1f9e89"], [0.6667, "#35b779"], [0.7778, "#6ece58"], [0.8889, "#b5de2b"], [1, "#fde725"]], "size": 1}, "opacity": 0.4, "showlegend": false, "type": "scatter3d", "x": [0, 1000, 2000, 3000, 4000, 5000, 6000, 7000, 8000, 9000, 10000], "y": [23, 23, 23, 23, 23, 23, 23, 23, 23, 23, 23], "z": [0, 0.4368, 2.03, 4.854, 8.985, 14.48, 21.31, 29.45, 38.94, 49.84, 62.19]}, {"legendgroup": "group", "line": {"color": "black", "width": 3}, "marker": {"color": "black", "colorscale": [[0, "#440154"], [0.1111, "#482878"], [0.2222, "#3e4989"], [0.3333, "#31688e"], [0.4444, "#26828e"], [0.5556, "#1f9e89"], [0.6667, "#35b779"], [0.7778, "#6ece58"], [0.8889, "#b5de2b"], [1, "#fde725"]], "size": 1}, "opacity": 0.4, "showlegend": false, "type": "scatter3d", "x": [-13000, -13000, -13000, -13000, -13000, -13000, -13000, -13000, -13000, -13000, -13000, -13000, -13000, -13000, -13000, -13000, -13000, -13000, -13000, -13000, -13000, -13000, -13000, -13000, -13000, -13000], "y": [0, 1, 2, 3, 4, 5, 6, 7, 8, 9, 10, 11, 12, 13, 14, 15, 16, 17, 18, 19, 20, 21, 22, 23, 24, 25], "z": []}, {"legendgroup": "group", "line": {"color": "black", "width": 3}, "marker": {"color": "black", "colorscale": [[0, "#440154"], [0.1111, "#482878"], [0.2222, "#3e4989"], [0.3333, "#31688e"], [0.4444, "#26828e"], [0.5556, "#1f9e89"], [0.6667, "#35b779"], [0.7778, "#6ece58"], [0.8889, "#b5de2b"], [1, "#fde725"]], "size": 1}, "opacity": 0.4, "showlegend": false, "type": "scatter3d", "x": [0, 1000, 2000, 3000, 4000, 5000, 6000, 7000, 8000, 9000, 10000], "y": [24, 24, 24, 24, 24, 24, 24, 24, 24, 24, 24], "z": [0, 0.4485, 2.086, 4.986, 9.217, 14.83, 21.81, 30.12, 39.8, 50.9, 63.47]}, {"legendgroup": "group", "line": {"color": "black", "width": 3}, "marker": {"color": "black", "colorscale": [[0, "#440154"], [0.1111, "#482878"], [0.2222, "#3e4989"], [0.3333, "#31688e"], [0.4444, "#26828e"], [0.5556, "#1f9e89"], [0.6667, "#35b779"], [0.7778, "#6ece58"], [0.8889, "#b5de2b"], [1, "#fde725"]], "size": 1}, "opacity": 0.4, "showlegend": false, "type": "scatter3d", "x": [-14000, -14000, -14000, -14000, -14000, -14000, -14000, -14000, -14000, -14000, -14000, -14000, -14000, -14000, -14000, -14000, -14000, -14000, -14000, -14000, -14000, -14000, -14000, -14000, -14000, -14000], "y": [0, 1, 2, 3, 4, 5, 6, 7, 8, 9, 10, 11, 12, 13, 14, 15, 16, 17, 18, 19, 20, 21, 22, 23, 24, 25], "z": []}, {"legendgroup": "group", "line": {"color": "black", "width": 3}, "marker": {"color": "black", "colorscale": [[0, "#440154"], [0.1111, "#482878"], [0.2222, "#3e4989"], [0.3333, "#31688e"], [0.4444, "#26828e"], [0.5556, "#1f9e89"], [0.6667, "#35b779"], [0.7778, "#6ece58"], [0.8889, "#b5de2b"], [1, "#fde725"]], "size": 1}, "opacity": 0.4, "showlegend": false, "type": "scatter3d", "x": [0, 1000, 2000, 3000, 4000, 5000, 6000, 7000, 8000, 9000, 10000], "y": [25, 25, 25, 25, 25, 25, 25, 25, 25, 25, 25], "z": [0, 0.442, 2.138, 5.127, 9.451, 15.14, 22.23, 30.72, 40.65, 52.02, 64.88]}, {"legendgroup": "group", "line": {"color": "black", "width": 3}, "marker": {"color": "black", "colorscale": [[0, "#440154"], [0.1111, "#482878"], [0.2222, "#3e4989"], [0.3333, "#31688e"], [0.4444, "#26828e"], [0.5556, "#1f9e89"], [0.6667, "#35b779"], [0.7778, "#6ece58"], [0.8889, "#b5de2b"], [1, "#fde725"]], "size": 1}, "opacity": 0.4, "showlegend": false, "type": "scatter3d", "x": [-15000, -15000, -15000, -15000, -15000, -15000, -15000, -15000, -15000, -15000, -15000, -15000, -15000, -15000, -15000, -15000, -15000, -15000, -15000, -15000, -15000, -15000, -15000, -15000, -15000, -15000], "y": [0, 1, 2, 3, 4, 5, 6, 7, 8, 9, 10, 11, 12, 13, 14, 15, 16, 17, 18, 19, 20, 21, 22, 23, 24, 25], "z": []}], "layout": {"autosize": false, "height": 600, "legend": {"title": {"text": "Legend Title"}, "x": 0.1, "xanchor": "left", "y": 1, "yanchor": "top"}, "margin": {"b": 50, "l": 50, "pad": 4, "r": 50, "t": 50}, "scene": {"aspectratio": {"x": 1, "y": 1, "z": 1}, "camera": {"center": {"x": 0, "y": 0, "z": 0}, "eye": {"x": -2, "y": 2, "z": 1.65}, "projection": {"type": "orthographic"}}, "xaxis": {"backgroundcolor": "rgb(200, 200, 230)", "gridcolor": "white", "showbackground": true, "showspikes": false, "tickfont": {"size": 12}, "title": {"text": "n, об/мин"}, "zerolinecolor": "white"}, "yaxis": {"backgroundcolor": "rgb(230, 200,230)", "gridcolor": "white", "showbackground": true, "showspikes": false, "tickfont": {"size": 12}, "title": {"text": "a, град"}, "zerolinecolor": "white"}, "zaxis": {"backgroundcolor": "rgb(200, 200,200)", "gridcolor": "white", "showbackground": true, "tickfont": {"size": 12}, "title": {"text": "fx, Н"}, "zerolinecolor": "white"}}, "showlegend": true, "title": {"text": "Лопасть 20 х 4 х 150 мм;  2023-02-16", "x": 0.5, "xanchor": "center", "y": 0.97, "yanchor": "top"}, "width": 700}}
